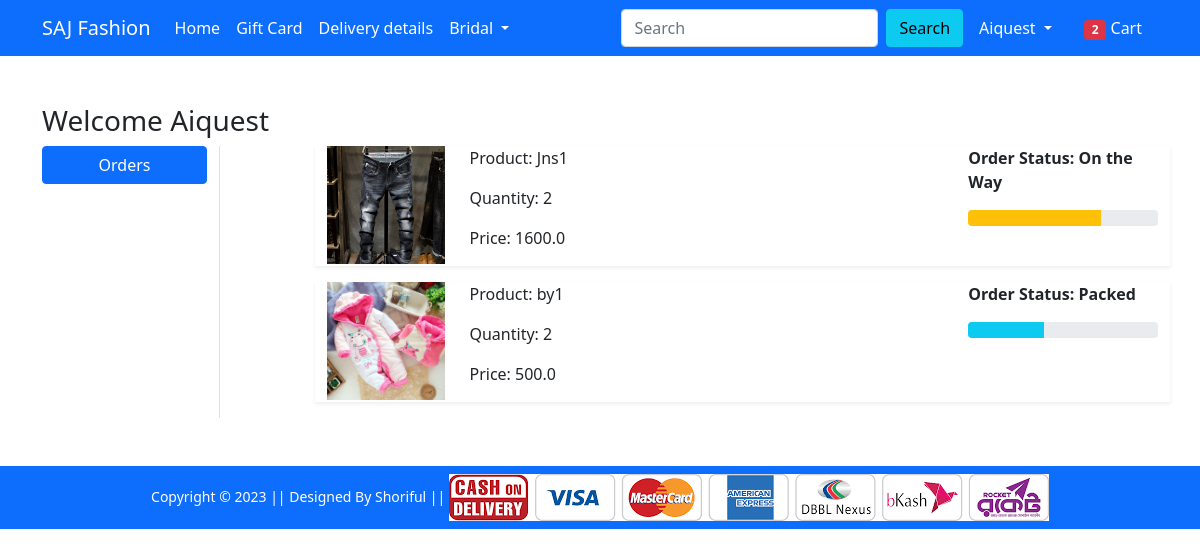
Screenshot of /orders/ (signed in) with the database file from the repository.
### Shop/models.py (models this page shows, shortened)
class OrderPlaced(models.Model):
    user = models.ForeignKey(User, on_delete=models.CASCADE)
    customer = models.ForeignKey(Customer, on_delete=models.CASCADE)
    product = models.ForeignKey(Product, on_delete=models.CASCADE)
    quantity = models.PositiveIntegerField(default=1)
    ordered_date = models.DateTimeField(auto_now_add=True)
    status = models.CharField(max_length=50, choices=STATUS_CHOICE, default='Pending')
    @property
    def total_cost(self):
        return self.quantity * self.product.discounted_price

class Product(models.Model):
    title = models.CharField(max_length=100)
    selling_price = models.FloatField()
    discounted_price = models.FloatField()
    description = models.TextField()
    brand = models.CharField(max_length=100)
    category = models.CharField(choices=CATEGORY_CHOICES,max_length=2)
    product_image = models.ImageField(upload_to='productimg')

### Shop/views.py (the view)
# urls.py: path('orders/', views.orders, name='orders'),
@login_required
def orders(request):
 op = OrderPlaced.objects.filter(user=request.user)
 totalitem =0
 if request.user.is_authenticated:
    totalitem = len(Cart.objects.filter(user=request.user))
 return render(request, 'Shop/orders.html', {'order_placed':op, 'totalitem':totalitem})

### Shop/templates/Shop/orders.html (shortened to what this page needs)
{% extends 'Shop/base.html' %}
{% load static %}
{% block main-content %}
<div class="container my-5">
    <div class="row">
        <h3>Welcome <span class="text-capitalize">{{request.user}}</span></h3>
        <div class="col-sm-2 border-end">
            <ul class="list-unstyled">
                <li class="d-grid"><a href="{% url 'orders' %}" class="btn btn-primary">Orders</a></li>
            </ul>
        </div>
        <div class="col-sm-9 offset-sm-1">
            {% for op in order_placed %}
            <div class="row shadow-sm mb-3">
                <div class="col-sm-2">
                    <img src="{{op.product.product_image.url}}" alt="" srcset="" class="img-fluid" height="150"
                        width="150">
                </div>
                <div class="col-sm-7">
                    <p>Product: {{op.product.title}}</p>
                    <p>Quantity: {{op.quantity}}</p>
                    <p>Price: {{op.total_cost}}</p>
                </div>
                <div class="col-sm-3 fw-bold">
                    <p>Order Status: {{op.status}}</p>
                    {% if op.status == 'Packed' %}
                    <div class="progress">
                        <div class="progress-bar bg-info" role="progressbar" style="width: 40%" aria-valuenow="40"
                            aria-valuemin="0" aria-valuemax="100">
                        </div>
                    </div>
                    {% endif %}
                    {% if op.status == 'On the Way' %}
                    <div class="progress">
                        <div class="progress-bar bg-warning" role="progressbar" style="width: 70%" aria-valuenow="70"
                            aria-valuemin="0" aria-valuemax="100">
                        </div>
                    </div>
                    {% endif %}
                </div>
            </div>
            {% endfor %}
        </div>
    </div>
</div>
{% endblock main-content %}

### Shop/templates/Shop/base.html (shortened to what this page needs)
<!doctype html>
{% load static %}
<html lang="en">
<head>
    <link href="https://cdn.jsdelivr.net/npm/bootstrap@5.0.0-beta1/dist/css/bootstrap.min.css" rel="stylesheet"
>
    <link rel="stylesheet" href="{% static 'Shop/css/owl.carousel.min.css' %}">
    <link rel="stylesheet" href="{% static 'Shop/css/all.min.css' %}">
    <link rel="stylesheet" href="{% static 'Shop/css/style.css' %}">
</head>
<body>
    <nav class="navbar navbar-expand-lg navbar-dark bg-primary">
        <div class="container">
            <a class="navbar-brand" href="/">SAJ Fashion</a>
            <div class="collapse navbar-collapse" id="navbarSupportedContent">
                <ul class="navbar-nav me-auto mb-2 mb-lg-0">
                    <li class="nav-item">
                        <a class="nav-link active" aria-current="page" href="/">Home</a>
                    </li>
                    <li class="nav-item">
                        <a class="nav-link active" aria-current="page" href="{%url 'giftcard' %}">Gift Card</a>
                    </li>
                    <li class="nav-item">
                        <a class="nav-link active" aria-current="page" href="{%url 'deliverydtl' %}">Delivery details</a>
                    </li>
                    <li class="nav-item dropdown">
                        <a class="nav-link dropdown-toggle text-white" href="#" id="electronicsDropdown" role="button"
                            data-bs-toggle="dropdown" aria-expanded="false">
                            Bridal
                        </a>
                    </li>
                </ul>
                <form class="d-flex" action="{% url 'search' %}" method="GET">
                    <input class="form-control me-2" name="quary" type="search" placeholder="Search"
                        aria-label="Search">
                    <button class="btn btn-info" type="submit">Search</button>
                </form>
                <div>
                    <ul class="navbar-nav me-auto mb-2 mb-lg-0">
                        {% if request.user.is_authenticated %}
                        <li class="nav-item dropdown mx-2">
                            <a class="nav-link dropdown-toggle text-white" href="#" id="profileDropdown" role="button"
                                data-bs-toggle="dropdown" aria-expanded="false">
                                {{request.user.username|capfirst}}
                            </a>
                        </li>
                        <li class="nav-item mx-2">
                            <a href="{% url 'showcart' %}" class="nav-link text-white"><span
                                    class="badge bg-danger">{{totalitem}}</span> Cart </a>
                        </li>
                        {% endif %}
                    </ul>
                </div>
            </div>
        </div>
    </nav>
    {% block main-content %} {% endblock main-content %}
    <footer class="container-fluid bg-primary text-center p-2 mt-5">
        <small class="text-white">Copyright &copy; {% now "Y" %} || Designed By Shoriful || </small>
        <img src="{% static 'Shop/images/paymentlogo.png' %}" alt="" srcset="" class="img-fluid" height="2px">
    </footer>
</body>
</html>

### rows the page displays
OrderPlaced: product.product_image (picture), product "Jns1", quantity "2", total_cost "1600.0", status "On the Way"
OrderPlaced: product.product_image (picture), product "by1", quantity "2", total_cost "500.0", status "Packed"

### other values shown
{{ request.user.username|capfirst }} "Aiquest"
{{ totalitem }} "2"
{{ request.user }} "Aiquest"
